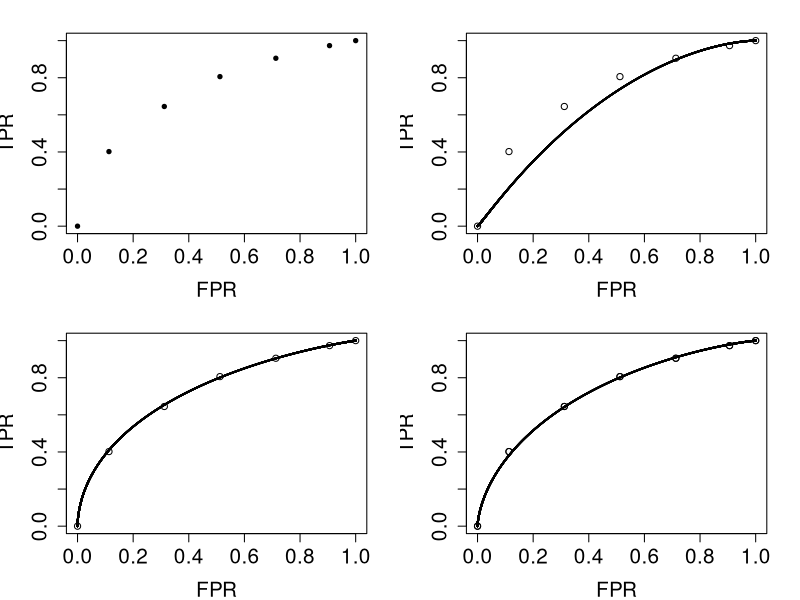
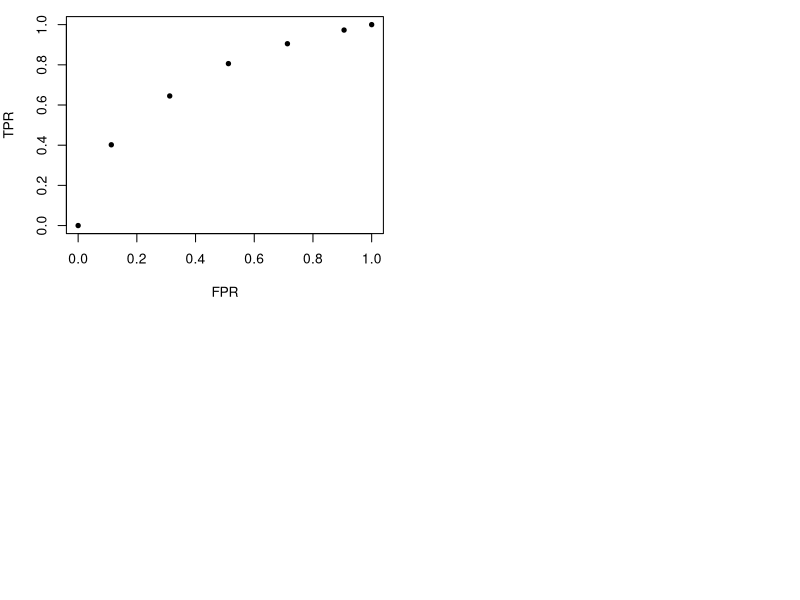

Source code (R) for these figures, in order:
FPR<-function(c){1-pnorm(c)}
TPR<-function(c,a,b){1-pnorm(b*c-a)}
c1<-seq(-50,50, by=0.001)
y<-c(1,0.973,0.905,0.806,0.645,0.402,0)
x<-c(1,0.906,0.713,0.512,0.312,0.113,0)
par(mar = c(4,4,2,2))
par(mfrow = c(2, 2))

?curve
#empirical curve 
plot(x,y,xlab="FPR",ylab="TPR", cex.lab=1.5, cex.axis=1.5, pch=19, cex=0.7)
#calculated as if cont
plot(FPR(c1),TPR(c1,0.6039451187,1.176695),cex=0.1,cex.lab=1.5, cex.axis=1.5,xlab="FPR",ylab="TPR")
points(x,y,cex=1,pch=1)
#inital estimates
plot(FPR(c1),TPR(c1,0.8193951,0.8651553),cex=0.1,cex.lab=1.5, cex.axis=1.5,xlab="FPR",ylab="TPR")
points(x,y,cex=1,pch=1)
#once through the algorithm
plot(FPR(c1),TPR(c1,0.81905531,0.92639802),cex=0.1,cex.lab=1.5, cex.axis=1.5,xlab="FPR",ylab="TPR")
points(x,y,cex=1,pch=1)


points(x,y,cex=1,pch=1)
par(mar = c(4,4,1,1))
plot(x,y,xlab="FPR",ylab="TPR", cex.lab=1, cex.axis=1, pch=19, cex=0.7)

#using data
#a=0.6039451187, b=1.176695
#initial estimate
#a=0.8193951, b=0.8651553
#1 time through alg
#a=0.81905531, b= 0.92639802
#2nd time
#a=0.77736695, b= 1.00094890
#3rd time 
#a=0.73727866, b=1.10874367